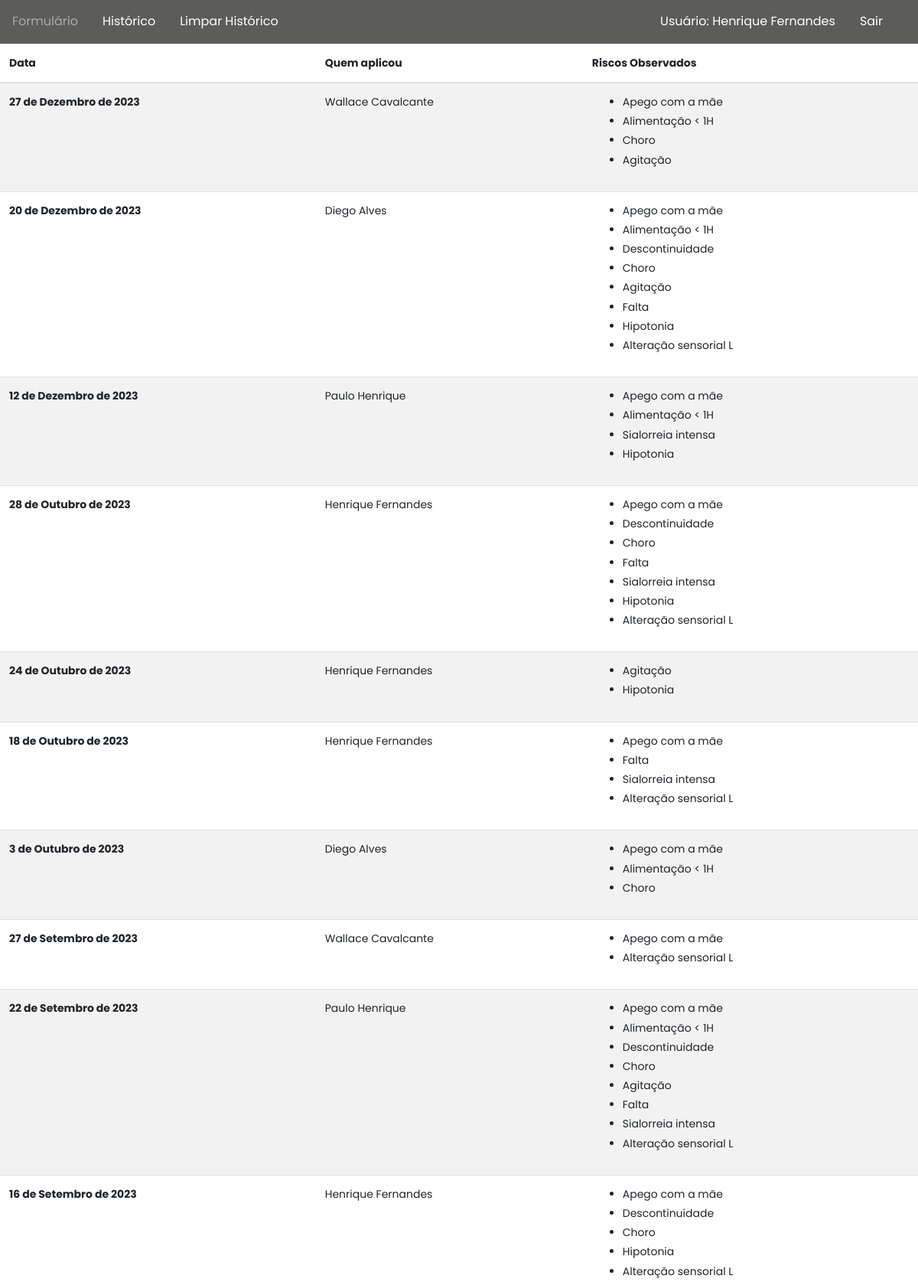
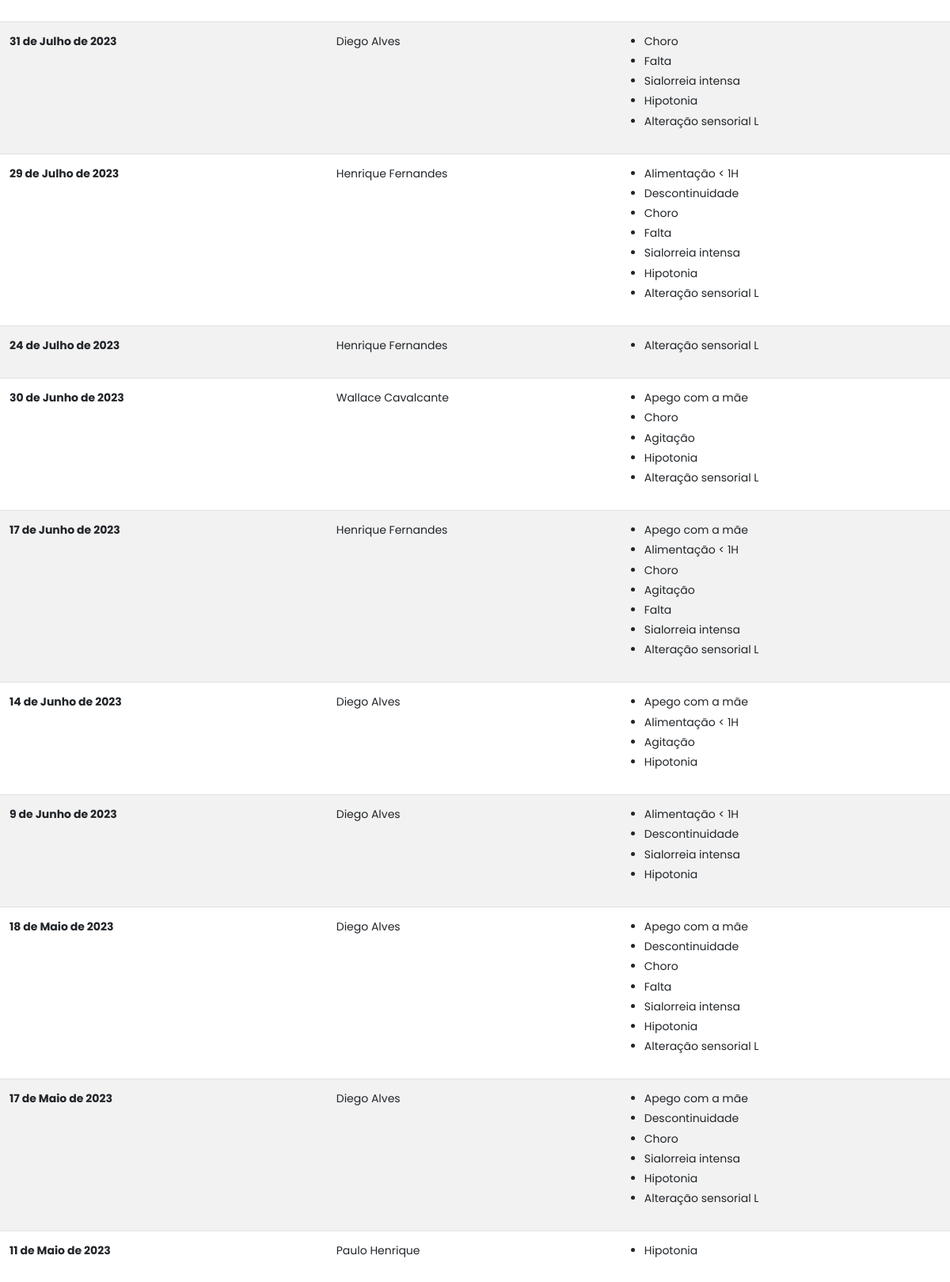
Page /form_history (signed in, upper part) on the committed database (2 pictures, top to bottom).
### checklist/models.py (models this page shows, shortened)
class Form(models.Model):
    risks_observed = models.ManyToManyField(Risk, related_name='risks_observed')
    who_applied = models.CharField(max_length=100)
    date_creation = models.DateField(default=timezone.now)
    observations = models.CharField(max_length=250, blank=True)
    class Meta:
        ordering = ['-date_creation']

class Risk(models.Model):
    risk_name = models.CharField(max_length=100)
    frequency_occurrence = models.IntegerField()
    severity_occurrence = models.IntegerField()
    chance_detection = models.IntegerField()
    active = models.BooleanField(default=1)
    date_creation = models.DateField(default=timezone.now)

### checklist/views.py (the view)
# urls.py: path('form_history', views.form_history, name='form_history'),
def form_history(request):
	all_forms = Form.objects.all()
	return render(request, 'form_history.html', {'forms': all_forms})

### checklist/templates/form_history.html (shortened to what this page needs)
{% extends 'base.html'%}
{% load static %}
{% block css%}
<link rel="stylesheet" href="{% static 'checklist/css/checklist.css' %}">
{% endblock%}
{% block content%}
<table class="table table-striped">
    <thead>
      <tr>
        <th scope="col">Data</th>
        <th scope="col">Quem aplicou</th>
        <th scope="col">Riscos Observados</th>
      </tr>
    </thead>
    <tbody>
      {% for form in forms %}
        <tr>
          <th scope="row">{{form.date_creation}}</th>
          <td>{{form.who_applied}}</td>
          <td>
            <div>
              <ul>
                {% for risk in form.risks_observed.values %}
                  <li>{{risk.risk_name}}</li>
                {% endfor %}
              </ul>
            </div>
          </td>
        </tr>
      {% endfor %}
    </tbody>
  </table>
{% endblock %}

### templates/base.html (shortened to what this page needs)
{% load static %}
<!DOCTYPE html>
<html lang="pt-br">
  <head>
    <link rel="stylesheet" href="{% static '_bootstrap/css/style.css' %}" />
    <link rel="stylesheet" href="https://stackpath.bootstrapcdn.com/font-awesome/4.7.0/css/font-awesome.min.css" />
    <link rel="stylesheet" media="screen" href="{% static 'css\base.css' %}" />
    {% block css %}
    {% endblock %}
  </head>
  <body>
    <nav class="navbar navbar-expand-lg navbar-light" id="nav-bar">
      <div class="row container-fluid">
        <ul class="nav navbar-nav navbar-center">
          <li class="active">
            <a href="{% url 'checklist' %}">Formulário</a>
          </li>
          {% if user.is_authenticated %}
          <li>
            <a href="{% url 'form_history' %}">Histórico</a>
          </li>
          <li>
            <a href="{% url 'clear' %}">Limpar Histórico</a>
          </li>
          {% endif %}
        </ul>
        <ul class="nav navbar-nav navbar-right">
          {% if user.is_authenticated %}
          <li>
            <a href="#"> Usuário: {{user.get_full_name}} </a>
          </li>
          <li>
            <a href="{% url 'logout' %}"> Sair</a>
          </li>
          {% endif %}
        </ul>
      </div>
    </nav>
    {% block content %}
    {% endblock %}
  </body>
</html>

### templates/static/css/base.css (style rules this page uses)
body { background-color: #fff; }
#nav-bar { background-color: #5c5c59; list-style-type: none; margin: 0; padding: 0; overflow: hidden; }
#nav-bar li { float: left; }
#nav-bar li a { display: block; font-size: 16px; color: #fff; text-align: center; padding: 14px 16px; text-decoration: none; }

### templates/static/css/checklist.css (style rules this page uses)
a { transition: .3s all ease; color: #5c5c59; }

### rows in the picture
Form: date_creation "27 de Dezembro de 2023", who_applied "Wallace Cavalcante"
Risk: risk_name "Apego com a mãe"
Risk: risk_name "Alimentação < 1H"
Risk: risk_name "Choro"
Risk: risk_name "Agitação"
Form: date_creation "20 de Dezembro de 2023", who_applied "Diego Alves"
Risk: risk_name "Descontinuidade"
Risk: risk_name "Falta"
Risk: risk_name "Hipotonia"
Risk: risk_name "Alteração sensorial L"
Form: date_creation "12 de Dezembro de 2023", who_applied "Paulo Henrique"
Risk: risk_name "Sialorreia intensa"
Form: date_creation "28 de Outubro de 2023", who_applied "Henrique Fernandes"
Form: date_creation "24 de Outubro de 2023", who_applied "Henrique Fernandes"
Form: date_creation "18 de Outubro de 2023", who_applied "Henrique Fernandes"
Form: date_creation "3 de Outubro de 2023", who_applied "Diego Alves"
Form: date_creation "27 de Setembro de 2023", who_applied "Wallace Cavalcante"
Form: date_creation "22 de Setembro de 2023", who_applied "Paulo Henrique"
Form: date_creation "16 de Setembro de 2023", who_applied "Henrique Fernandes"
Form: date_creation "31 de Julho de 2023", who_applied "Diego Alves"
Form: date_creation "29 de Julho de 2023", who_applied "Henrique Fernandes"
Form: date_creation "24 de Julho de 2023", who_applied "Henrique Fernandes"
Form: date_creation "30 de Junho de 2023", who_applied "Wallace Cavalcante"
Form: date_creation "17 de Junho de 2023", who_applied "Henrique Fernandes"
Form: date_creation "14 de Junho de 2023", who_applied "Diego Alves"
Form: date_creation "9 de Junho de 2023", who_applied "Diego Alves"
Form: date_creation "18 de Maio de 2023", who_applied "Diego Alves"
Form: date_creation "17 de Maio de 2023", who_applied "Diego Alves"
Form: date_creation "11 de Maio de 2023", who_applied "Paulo Henrique"

### other values in the picture
{{ user.get_full_name }} "Henrique Fernandes"
